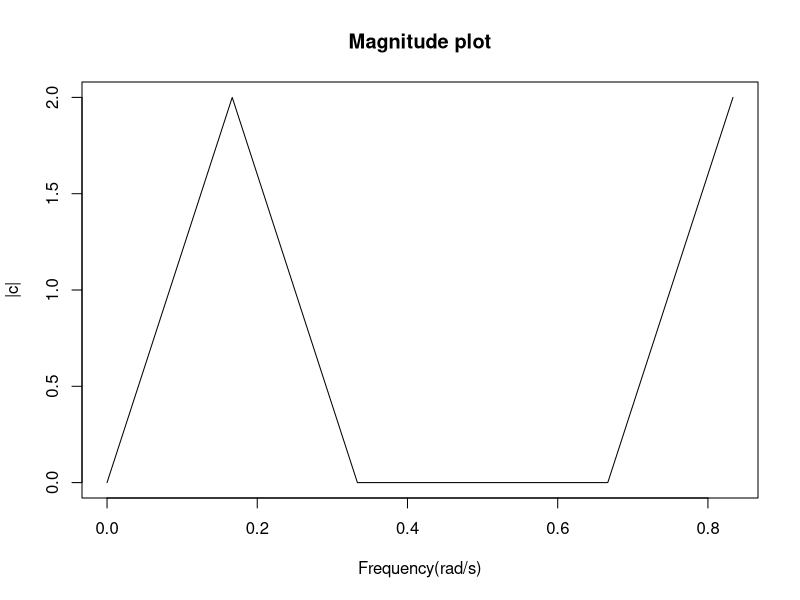
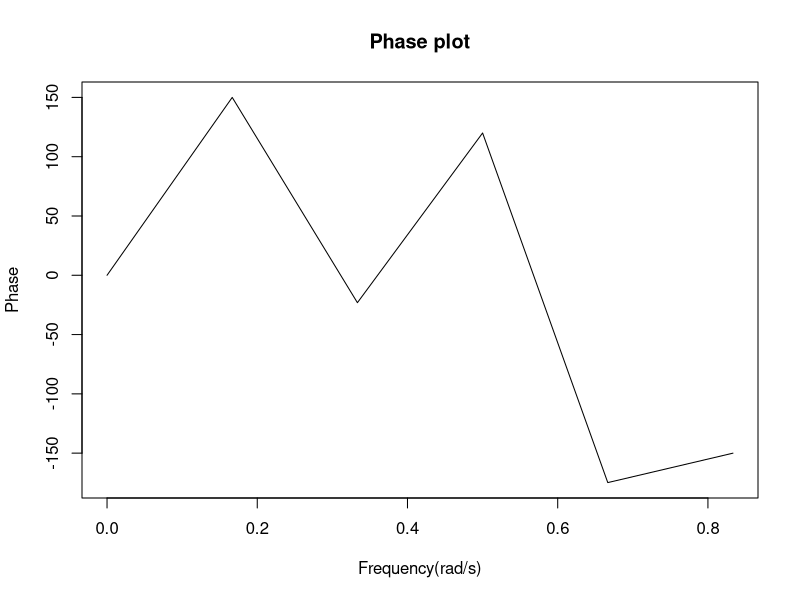
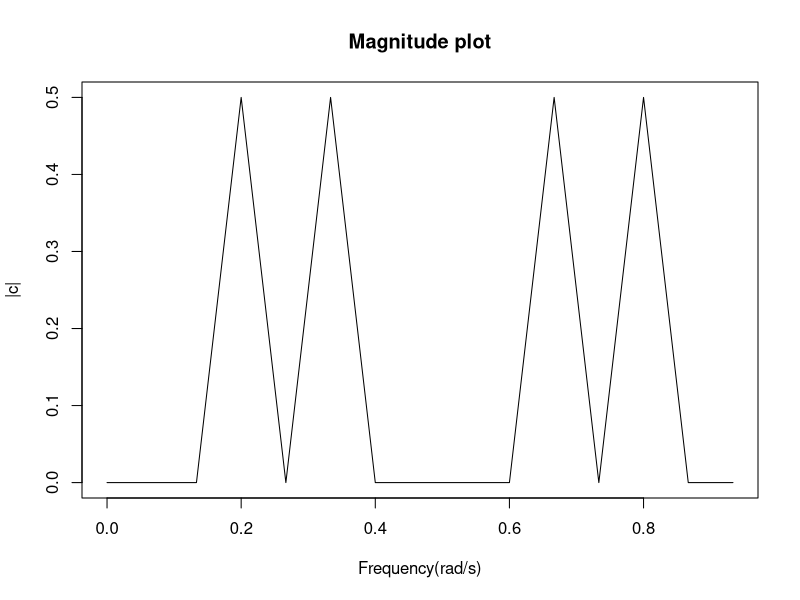
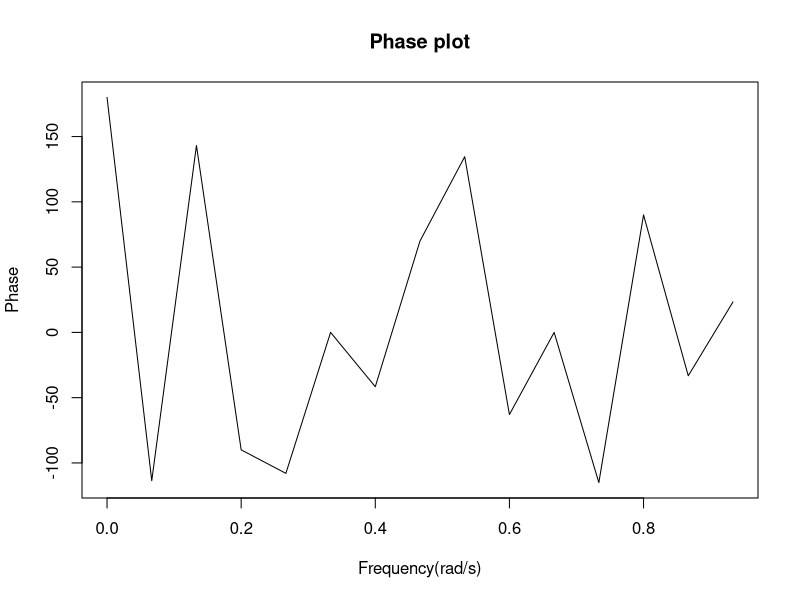
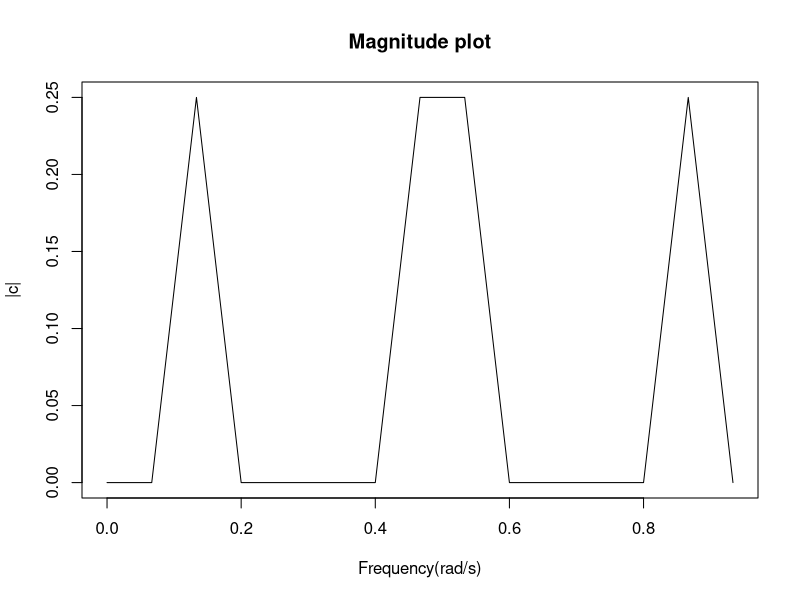
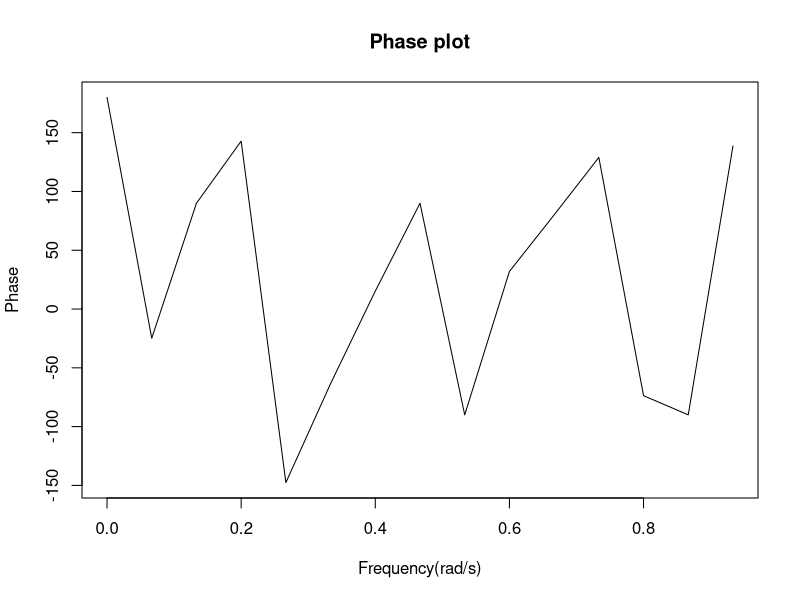
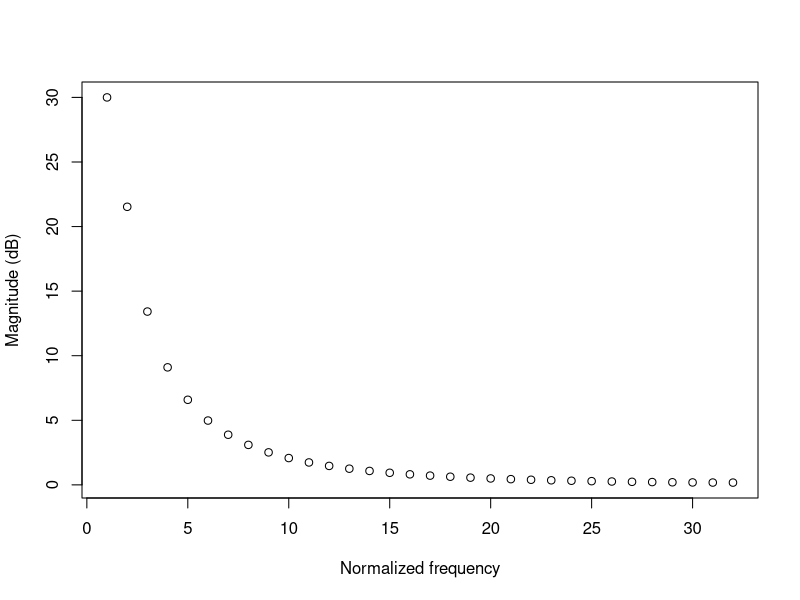
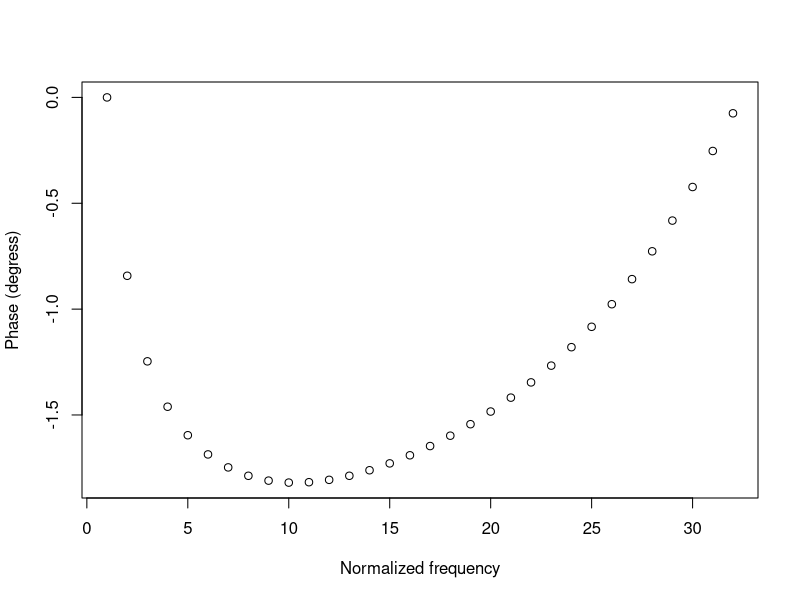

Reproduce these figures in R, in order.
## ---- chunk 1
knitr::opts_chunk$set(echo = TRUE)
## ---- chunk 2
Np = 6 # Fundamental time period
k = seq(0,Np)
x = 4*sin(pi*(k-2)/3) 
c = rep ( 0 ,Np) #Intialise to zeros
for (h in 1 :Np) {
  for (h1 in 1 :Np) {
    c[h] = c[h] + (x[h1]*exp(-1i*2*pi*(h1-1)*(h-1)/Np))
  }
  c[h] = c[h]/Np 
}
plot(seq(0 ,1-(1/Np),1/Np),abs(c),type="l",main = "Magnitude plot", xlab = "Frequency(rad/s)", ylab = "|c|")
frame()
plot(seq(0,1-(1/Np), 1/Np), Arg(c)*180/pi, type = "l", main = "Phase plot", xlab = "Frequency(rad/s)", ylab = "Phase")

## ---- chunk 3
Np = 15 # Fundamental time period
k = seq(0,Np)
x = cos(2*pi*k/3) + sin(2*pi*k/5) 
c = rep ( 0 ,Np) #Intialise to zeros
for (h in 1 :Np) {
  for (h1 in 1 :Np) {
    c[h] = c[h] + (x[h1]*exp(-1i*2*pi*(h1-1)*(h-1)/Np))
  }
  c[h] = c[h]/Np 
}
plot(seq(0 ,1-(1/Np),1/Np),abs(c),type="l",main = "Magnitude plot", xlab = "Frequency(rad/s)", ylab = "|c|")
frame()
plot(seq(0,1-(1/Np), 1/Np), Arg(c)*180/pi, type = "l", main = "Phase plot", xlab = "Frequency(rad/s)", ylab = "Phase")


## ---- chunk 4
Np = 15 # Fundamental time period
k = seq(0,Np)
x = 0.5*(sin(16*pi*k/15)- sin(4*pi*k/15))
c = rep ( 0 ,Np) #Intialise to zeros
for (h in 1 :Np) {
  for (h1 in 1 :Np) {
    c[h] = c[h] + (x[h1]*exp(-1i*2*pi*(h1-1)*(h-1)/Np))
  }
  c[h] = c[h]/Np 
}
plot(seq(0 ,1-(1/Np),1/Np),abs(c),type="l", main = "Magnitude plot", xlab = "Frequency(rad/s)", ylab = "|c|")
frame()
plot(seq(0,1-(1/Np), 1/Np), Arg(c)*180/pi, type = "l", main = "Phase plot", xlab = "Frequency(rad/s)", ylab = "Phase")

## ---- chunk 5
frf = function(x)(1 + 0.5*exp(-1i*x))/(1 - 1.4*exp(-1i*x) + 0.45*exp(-2i*x))
x = seq(from = 0, to = pi, by = 0.1)
plot(abs(frf(x)), ylab = "Magnitude (dB)", xlab = "Normalized frequency")
plot(Arg(frf(x)), ylab = "Phase (degress)", xlab = "Normalized frequency")

## ---- chunk 6
plot(co2)

train  = co2[1:420]


##co2.stl <- stl(train,s.window = "periodic")
#plot(co2.stl)

lin = 1:length(train)
ap <- lm(train~poly(lin,3)) #Fitting the polynomial of order 3
print(ap)

ap_3 = ap$residuals
plot(ap_3)

acf(ap_3)
## ---- chunk 7
period = lm(ap_3 ~ sin(2*pi*lin/12)+I(cos(2*pi*lin/12))+I(sin(4*pi*lin/12))+I(cos(4*pi*lin/12)))
#Including the 2nd and 3rd harmonic 

plot(period$fitted.values)
lines(fitted(period)~lin,col=3)

## ---- chunk 8
summary(period)

ap_sea = period$residuals
plot(ap_sea)
acf(ap_sea, lag.max = 100)
pacf(ap_sea)

## ---- chunk 9
armod = arima(ap_sea, c(13,0,0))
armo  = ar(ap_sea, aic = TRUE, order.max = 13)
print(armod)
print(armo)


plot(armod$residuals)
acf(armod$residuals)
pacf(armod$residuals)

## ---- chunk 10
set.seed(21)
t = 1:468
test = co2[421:468]
#vk = arima.sim(468, model = list(ar = c(-0.6379, -0.0912, -0.0508, -0.0739, 0.6653,0.0222,-0.0101,-0.0069, -0.1933, 0.1892, -0.0809, -0.2292, 0.2558), ma = c(0,0,0))) 

#Error : model not stationary

seasonal = 2.159*sin(2*pi*t/12) - 1.727*cos(2*pi*t/12) - 0.008085*sin(2*pi*t/6) + 0.7619*cos(2*pi*t/6)

#xk = 334.251 + 263.306*t + 29.209*t^2 - 8.685*t^3 + vk + seasonal

#plot(xk)

## ---- chunk 11
f  = seq(from = -0.5, to = 0.5, by = 0.01)
psd = 1.44/(1.16 - 0.8*cos(2*pi*f))
invft = abs(fft(psd , inverse = TRUE))/length(psd)
invft[1:5]
## ---- chunk 12
#Simulating series

set.seed(323)
yk = arima.sim(model = list(ar = c(0,0.25), ma = 0.45), 1500)

plot(yk)
acf(yk)
pacf(yk)

## ---- chunk 13


#PSD from Weiner-Khinchin

psd_acf = function(w, acvf, lag_max){
  
  k = 1:lag_max
  psd_ = (acvf[1] + 2*sum(acvf[-1]*cos(w*k)))/(2*pi)
  psd_
}

w = seq(0,pi,length = 1000)
lag_max = c(3,10,20,40)
wk_gamma = matrix(nrow = 1000, ncol = 4)

for (i in seq_along(lag_max)) {
  acvf = acf(yk, lag_max[i], type = "covariance", plot = FALSE)
  wk_gamma[,i] = sapply(w, psd_acf, acvf$acf, lag_max[i])
  
  
}
plot( w, wk_gamma[,1], main = "Maximum Lag n = 3", xlab = "Frequncy (rad/s)", ylab = "PSD")
plot( w, wk_gamma[,2], main = "Maximum Lag n = 10",xlab = "Frequncy (rad/s)", ylab = "PSD")
plot( w, wk_gamma[,3], main = "Maximum Lag n = 20",xlab = "Frequncy (rad/s)", ylab = "PSD")
plot( w, wk_gamma[,4], main = "Maximum Lag n = 40",xlab = "Frequncy (rad/s)", ylab = "PSD")


## ---- chunk 14
#PSD from time series modelling

arma = arima(yk, order= c(3,0,2))
print(arma)

## ---- chunk 15
armod3 = arima(yk, order = c(3,0,0))

armod1 = arima(yk, order = c(1,0,0))
print(armod3)
print(armod1)
## ---- chunk 16
plot(armod3$residuals)
acf(armod3$residuals)
pacf(armod3$residuals)
## ---- chunk 17
#transfer function

H = function(w)1/(1 + 0.4422*exp(-1i*w) + 0.0805*exp(-2i*w) - 0.0948*exp(-3i*w))

gamma_mod = abs(sapply(w,H))^2*0.9842/(2*pi)

#actual transfer function

H_actual = function(w)(1 + 0.45*exp(-1i*w))/(1 + 0.25*exp(-2i*w))

gamma_actual = abs(sapply(w,H_actual))^2/(2*pi)

plot(w, gamma_mod, main = "PSD - Estimated TS model", xlab = "Frequency (rad/s)", ylab = "PSD")
plot(w, gamma_actual,main = "PSD - Original TS model", xlab = "Frequency (rad/s)", ylab = "PSD")

